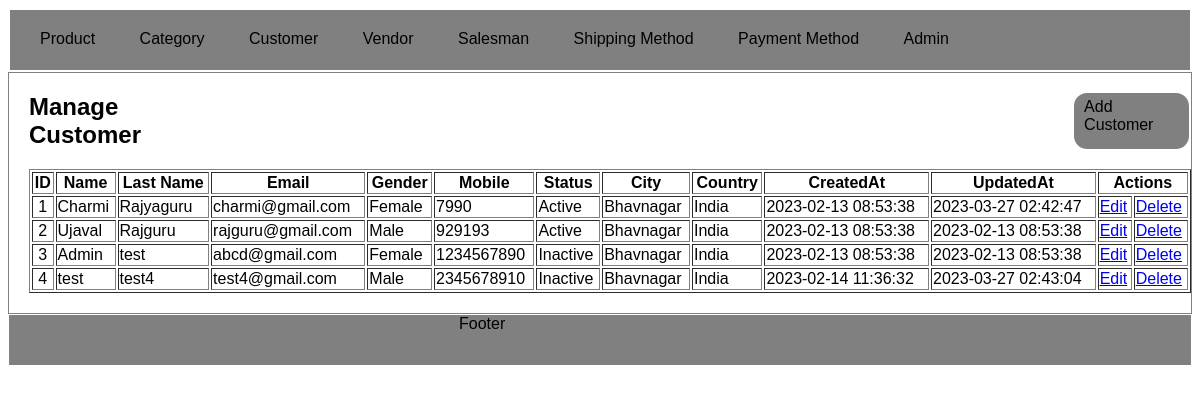
/index.php?c=customer&a=grid, run on the app's committed database.
### tables this page shows
CREATE TABLE `customer_address` (
  `address_id` int(20) NOT NULL,
  `customer_id` int(20) DEFAULT NULL,
  `address` varchar(255) NOT NULL,
  `city` varchar(50) NOT NULL,
  `state` varchar(50) NOT NULL,
  `country` varchar(50) NOT NULL,
  `zipcode` varchar(10) NOT NULL
);

CREATE TABLE `customer` (
  `customer_id` int(11) NOT NULL,
  `first_name` varchar(255) NOT NULL,
  `last_name` varchar(255) NOT NULL,
  `email` varchar(255) NOT NULL,
  `gender` enum('Male','Female','Other') NOT NULL,
  `mobile` bigint(20) NOT NULL,
  `status` enum('1','2') NOT NULL,
  `created_at` datetime DEFAULT NULL,
  `updated_at` datetime DEFAULT NULL
);

### Model/Core/View.php (called while the page is built, shortened)
<?php
class Model_Core_View
{
	protected $template = Null;
	protected $data = [];
	public function __get($key)
	{
		return $this->data[$key];
	}
	public function setTemplate($path)
	{
		$this->template = $path;
		return $this;
	}
	public function getTemplate()
	{
		return $this->template;
	}
	public function setData($data)
	{
		$this->data = $data;
		return $this;
	}
	public function render()
	{
		require_once 'View'.DS.$this->getTemplate();
	}
}

### Controller/Core/Action.php (called while the page is built, shortened)
<?php
class Controller_Core_Action
{
	protected $view = Null;
	public function setView($view)
	{
		$this->view = $view;
		return $this;
	}
	public function getView()
	{
		if($this->view){
			return $this->view;
		}
		$view = new Model_Core_View();
		return $view;
	}
	public function render()
	{
		$this->getView()->render();
	}
}

### Controller/Customer.php (called while the page is built, shortened)
<?php
class Controller_Customer extends Controller_Core_Action
{
	public function gridAction()
	{
		$sql = "SELECT * FROM `customer` c INNER JOIN `customer_address` d ON c.`customer_id` = d.`customer_id`";
		$customers = Ccc::getModel('Customer_Row')->fetchAll($sql);
		$this->render();
	}
}
?>

### Index.php (called while the page is built, shortened)
<?php
class Ccc
{
	static function init()
	{
		$front = new Controller_Core_Front();
		$front->init();
	}
}
Ccc :: init();
?>

### Model/Core/Table/Row.php (called while the page is built, shortened)
<?php
class Model_Core_Table_Row
{
	protected $data = [];
	public function __get($key)
	{
		return $this->data[$key];
	}
	public function getStatusText()
	{
		$statuses = $this->getTable()->getStatusOptions();
		if(array_key_exists($this->status, $statuses)){
			return $statuses[$this->status];
		}
		return $statuses[Model_Core_Table::STATUS_DEFAULT];
	}
	public function setTable($tableModel){
		return $this;
	}
	public function getTable()
	{
		$tableModel = new $model();
		return $tableModel;
	}
	public function fetchAll($sql)
	{
		$arrayData = $this->getTable()->fetchAll($sql);
		return $arrayData;
	}
	public function setData(array $data)
	{
		$this->data = array_merge($this->data,$data);
		return $this;
	}
}

### Model/Core/Adapter.php (called while the page is built, shortened)
<?php
class Model_Core_Adapter
{
	protected $config = [
		'servername' => 'localhost',
		'username' => 'root',
		'password' => '',
		'dbname' => 'project-ujjawal-rajyaguru-04-average'
	];
	public function connect()
	{
		$this->conn = mysqli_connect($this->config['servername'],$this->config['username'],$this->config['password'],$this->config['dbname']);
		return $this->conn;
	}
	public function query($sql)
	{
		$connect = $this->connect();
		return $connect->query($sql);
	}
	public function fetchAll($sql)
	{
		$result = $this->query($sql);
		return $result->fetch_all(MYSQLI_ASSOC);
	}
}

### Model/Core/Table.php (called while the page is built, shortened)
<?php
class Model_Core_Table
{
	public function getStatusOptions()
	{
		return [
			self::STATUS_ACTIVE => self::STATUS_ACTIVE_lBl,
			self::STATUS_INACTIVE => self::STATUS_INACTIVE_lBl
		];
	}
	public function getAdapter()
	{
		$adapter = new Model_Core_Adapter();
		return $adapter;
	}
	public function setTableName($tableName)
	{
		return $this;
	}
	public function setPrimaryKey($primaryKey)
	{
		return $this;
	}
	public function fetchAll($query)
	{
		$adapter = $this->getAdapter();
		$result = $adapter->fetchAll($query);
		return $result;
	}
}

### View/customer/grid.phtml (the view, shortened to what this page needs)
<?php
$customers = $this->customers;
?>
<!DOCTYPE html>
<html>
<head>
    <link rel="stylesheet" type="text/css" href="View/skin/style.css">
</head>
<body>
	<?php require_once 'View/html/header.phtml'; ?>
	<div class="content-main">
        <div class="content">
            <h2>Manage Customer</h2>
            <a href="<?php print_r($url->getUrl('add')); ?>">Add Customer</a>
        </div>
        <div>
            <table border="1px" width="100%">
                <tr>
                    <th>ID</th>
                    <th>Name</th>
                    <th>Last Name</th>
                    <th>Email</th>
                    <th>Gender</th>
                    <th>Mobile</th>
                    <th>Status</th>
                    <th>City</th>
                    <th>Country</th>
                    <th>CreatedAt</th>
                    <th>UpdatedAt</th>
                    <th colspan="2">Actions</th>
                </tr>
                <?php if(is_array($customers)): ?>
                    <?php foreach($customers as $customer):?>
                    <tr>
                        <td><center><?php echo $customer->customer_id; ?></center></td>
                        <td><?php echo $customer->first_name; ?></td>
                        <td><?php echo $customer->last_name; ?></td>
                        <td><?php echo $customer->email; ?></td>
                        <td><?php echo $customer->gender; ?></td>
                        <td><?php echo $customer->mobile; ?></td>
                        <td><?php echo $customer->getStatusText() ?></td>
                        <td><?php echo $customer->city; ?></td>
                        <td><?php echo $customer->country; ?></td>
                        <td><?php echo $customer->created_at; ?></td>
                        <td><?php echo $customer->updated_at;?></td>
                        <td><a href="<?php print_r($url->getUrl('edit',Null,['id'=>$customer->customer_id])); ?>">Edit</a></td>
                        <td><a href="<?php print_r($url->getUrl('delete',Null,['id'=>$customer->customer_id])); ?>">Delete</a></tD>
                    </tr>
                    <?php endforeach; ?>
                <?php else: ?>
                    <tr>
                        <td colspan="13">No records available.</td>
                    </tr>
                <?php endif; ?>
            </table>
        </div>
    </div>
	<?php require_once 'View/html/footer.phtml'; ?>
</body>
</html>

### View/skin/style.css (style rules this page uses)
* { font-family: Arial, Helvetica, sans-serif; }
.content-main { border: 1px solid grey; padding-left: 20px; padding-bottom: 20px; }
.content { display: flex; }
.content a { margin: 18px 0px 18px 850px; border: 2px solid white; background-color: grey; border-radius: 15px; padding: 5px 10px; text-decoration: none; color: black; }

### data on the page
customer_address: customer "1", customer.first_name "Charmi", customer.last_name "Rajyaguru", customer.email "charmi@gmail.com", customer.gender "Female", customer.mobile "7990", customer.status "Active", city "Bhavnagar", country "India", customer.created_at "2023-02-13 08:53:38", customer.updated_at "2023-03-27 02:42:47"
customer_address: customer "2", customer.first_name "Ujaval", customer.last_name "Rajguru", customer.email "rajguru@gmail.com", customer.gender "Male", customer.mobile "929193", customer.status "Active", city "Bhavnagar", country "India", customer.created_at "2023-02-13 08:53:38", customer.updated_at "2023-02-13 08:53:38"
customer_address: customer "3", customer.first_name "Admin", customer.last_name "test", customer.email "abcd@gmail.com", customer.gender "Female", customer.mobile "1234567890", customer.status "Inactive", city "Bhavnagar", country "India", customer.created_at "2023-02-13 08:53:38", customer.updated_at "2023-02-13 08:53:38"
customer_address: customer "4", customer.first_name "test", customer.last_name "test4", customer.email "test4@gmail.com", customer.gender "Male", customer.mobile "2345678910", customer.status "Inactive", city "Bhavnagar", country "India", customer.created_at "2023-02-14 11:36:32", customer.updated_at "2023-03-27 02:43:04"
